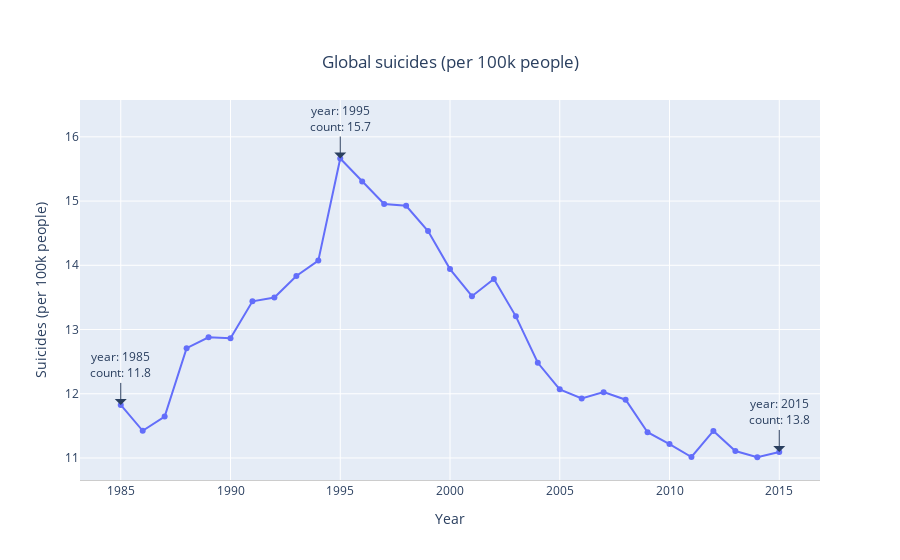

The notebook cell saved with this chart:
### Code cell
fig = go.Figure()
fig.add_trace(
    go.Scatter(
        x=year_suicidesno_relation['year'],
        y=year_suicidesno_relation['suicides_100k_pop'],
        mode='lines+markers',
        name='lines'
    )
)

# Horizontal Line (mean of suicides)
#fig.add_shape(
#        dict(
#            type="line",
#            x0=suicides_and_population_per_year.index.min(),
#            y0=suicides_mean,
#            x1=suicides_and_population_per_year.index.max(),
#            y1=suicides_mean,
#            line=dict(
#                color="MediumPurple",
#                width=4,
#                dash="dot",
#            )
#))

fig.update_layout(
    title=dict(
        text='Global suicides (per 100k people)',
        y=0.9,
        x=0.5,
        xanchor='center',
        yanchor='top'
    ),
    xaxis=dict(
        title='Year',
        linecolor='rgb(204, 204, 204)',
    ),
    yaxis=dict(
        title='Suicides (per 100k people)',
    ),
    annotations=[
        dict(
            arrowsize=2,
            arrowwidth=1,
            x=1985,
            y=year_suicidesno_relation.query('year == "1985"')['suicides_100k_pop'].iloc[0],
            xref="x",
            yref="y",
            text=f"year: 1985<br>count: {round(11.826,1)}",
            showarrow=True,
            arrowhead=1,
            ax=0,
            ay=-40
        ),
        dict(
            arrowsize=2,
            arrowwidth=1,
            x=max_suicides_year,
            y=max_suicides_count,
            xref="x",
            yref="y",
            text=f"year: {max_suicides_year}<br>count: {round(max_suicides_count,1)}",
            showarrow=True,
            arrowhead=1,
            ax=0,
            ay=-40
        ),
        dict(
            arrowsize=2,
            arrowwidth=1,
            x=2015,
            y=year_suicidesno_relation.query('year == "2015"')['suicides_100k_pop'].iloc[0],
            xref="x",
            yref="y",
            text=f"year: 2015<br>count: {round(13.786,1)}",
            showarrow=True,
            arrowhead=1,
            ax=0,
            ay=-40
        ),
    ]
)

fig.show()

### Figure 1 — Plotly figure (JSON) as saved in the notebook; plotly's stock layout.template omitted (floating-point values rounded to 4 significant figures)
{"data": [{"mode": "lines+markers", "name": "lines", "type": "scatter", "x": [1985, 1986, 1987, 1988, 1989, 1990, 1991, 1992, 1993, 1994, 1995, 1996, 1997, 1998, 1999, 2000, 2001, 2002, 2003, 2004, 2005, 2006, 2007, 2008, 2009, 2010, 2011, 2012, 2013, 2014, 2015], "y": [11.83, 11.42, 11.64, 12.71, 12.88, 12.86, 13.44, 13.5, 13.83, 14.07, 15.66, 15.31, 14.95, 14.93, 14.53, 13.94, 13.52, 13.79, 13.21, 12.48, 12.07, 11.93, 12.03, 11.91, 11.4, 11.22, 11.02, 11.42, 11.11, 11.01, 11.09]}], "layout": {"annotations": [{"arrowhead": 1, "arrowsize": 2, "arrowwidth": 1, "ax": 0, "ay": -40, "showarrow": true, "text": "year: 1985<br>count: 11.8", "x": 1985, "xref": "x", "y": 11.83, "yref": "y"}, {"arrowhead": 1, "arrowsize": 2, "arrowwidth": 1, "ax": 0, "ay": -40, "showarrow": true, "text": "year: 1995<br>count: 15.7", "x": 1995, "xref": "x", "y": 15.66, "yref": "y"}, {"arrowhead": 1, "arrowsize": 2, "arrowwidth": 1, "ax": 0, "ay": -40, "showarrow": true, "text": "year: 2015<br>count: 13.8", "x": 2015, "xref": "x", "y": 11.09, "yref": "y"}], "title": {"text": "Global suicides (per 100k people)", "x": 0.5, "xanchor": "center", "y": 0.9, "yanchor": "top"}, "xaxis": {"linecolor": "rgb(204, 204, 204)", "title": {"text": "Year"}}, "yaxis": {"title": {"text": "Suicides (per 100k people)"}}}}
